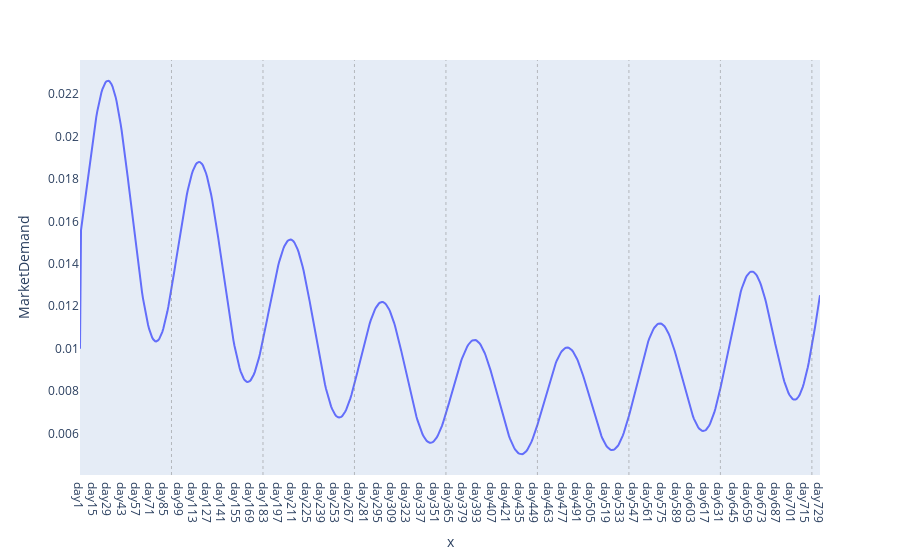
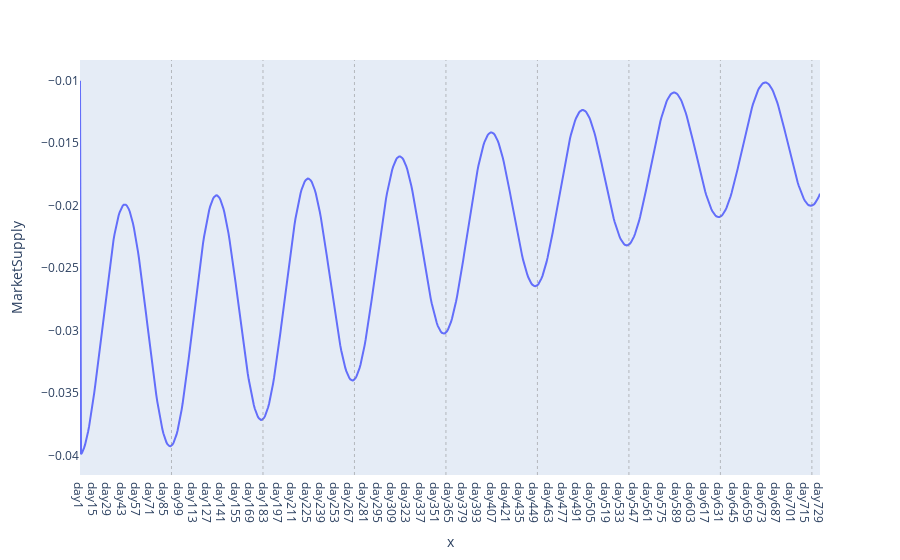
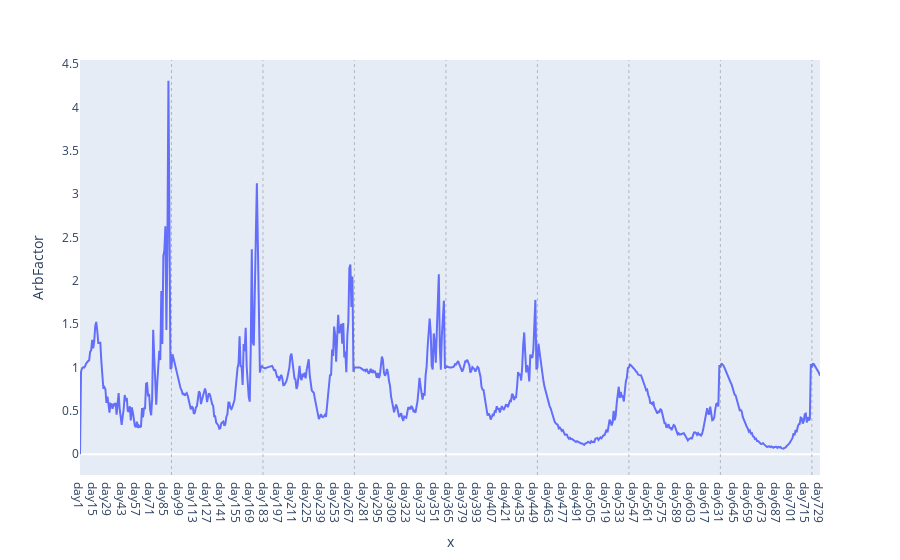
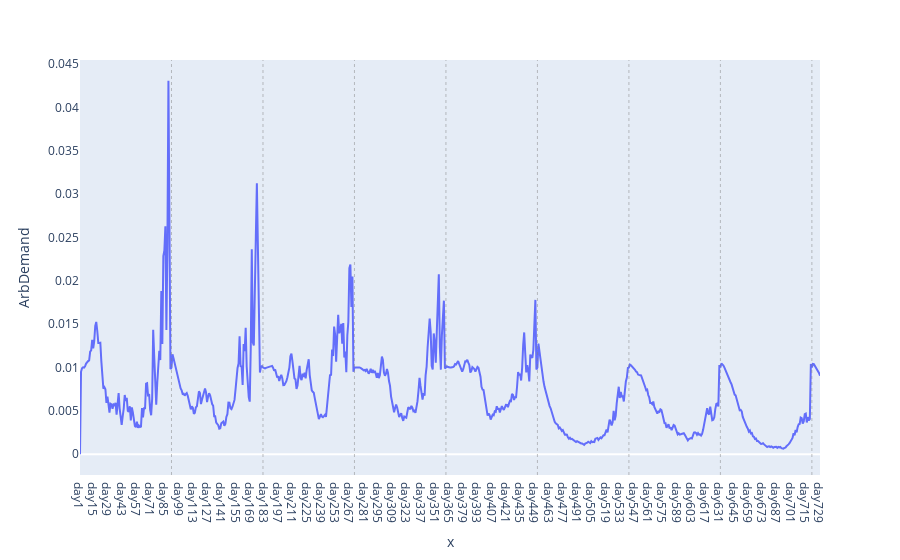

Here is the notebook cell these charts were saved with, in order:
### Code cell
#market dynamics variables

market_df = pd.DataFrame(columns = ['MarketDemand', 'MarketSupply', 'ArbFactor', 'ArbDemand', 'ArbSupply', 'UnwindDemand', 'UnwindSupply', 'TotalDemand', 'TotalSupply', 'NetTotal', 'NetArb']) 
for day, data in simulation.items():
    market_df.loc[day] = [data.market_demand, data.market_supply, data.arb_factor, data.arb_demand, data.arb_supply, data.unwind_demand, data.unwind_supply, data.total_demand, data.total_supply, data.total_net, data.net_arb]

for col in market_df.columns:
    fig = market_df.plot(x=df.index, y=market_df[col])
    fig.layout.update(xaxis=dict(showgrid=False), yaxis=dict(showgrid=False))
    for i in range (params.short_cycle, params.horizon, params.short_cycle):
        fig.add_vline(x=i, line_width=0.5, line_dash="dot", line_color="grey")
    fig.show()

### Figure 1 — Plotly figure (JSON) as saved in the notebook; plotly's stock layout.template omitted (floating-point values rounded to 4 significant figures; data arrays with more than 128 entries replaced by an {"elided": "..."} marker saying what was removed)
{"data": [{"hovertemplate": "x=%{x}<br>MarketDemand=%{y}<extra></extra>", "legendgroup": "", "line": {"color": "#636efa", "dash": "solid"}, "marker": {"symbol": "circle"}, "mode": "lines", "name": "", "orientation": "v", "showlegend": false, "type": "scatter", "x": {"elided": "729 str values"}, "xaxis": "x", "y": {"elided": "729 float values"}, "yaxis": "y"}], "layout": {"legend": {"tracegroupgap": 0}, "margin": {"t": 60}, "shapes": [{"line": {"color": "grey", "dash": "dot", "width": 0.5}, "type": "line", "x0": 90, "x1": 90, "xref": "x", "y0": 0, "y1": 1, "yref": "y domain"}, {"line": {"color": "grey", "dash": "dot", "width": 0.5}, "type": "line", "x0": 180, "x1": 180, "xref": "x", "y0": 0, "y1": 1, "yref": "y domain"}, {"line": {"color": "grey", "dash": "dot", "width": 0.5}, "type": "line", "x0": 270, "x1": 270, "xref": "x", "y0": 0, "y1": 1, "yref": "y domain"}, {"line": {"color": "grey", "dash": "dot", "width": 0.5}, "type": "line", "x0": 360, "x1": 360, "xref": "x", "y0": 0, "y1": 1, "yref": "y domain"}, {"line": {"color": "grey", "dash": "dot", "width": 0.5}, "type": "line", "x0": 450, "x1": 450, "xref": "x", "y0": 0, "y1": 1, "yref": "y domain"}, {"line": {"color": "grey", "dash": "dot", "width": 0.5}, "type": "line", "x0": 540, "x1": 540, "xref": "x", "y0": 0, "y1": 1, "yref": "y domain"}, {"line": {"color": "grey", "dash": "dot", "width": 0.5}, "type": "line", "x0": 630, "x1": 630, "xref": "x", "y0": 0, "y1": 1, "yref": "y domain"}, {"line": {"color": "grey", "dash": "dot", "width": 0.5}, "type": "line", "x0": 720, "x1": 720, "xref": "x", "y0": 0, "y1": 1, "yref": "y domain"}], "xaxis": {"anchor": "y", "domain": [0, 1], "showgrid": false, "title": {"text": "x"}}, "yaxis": {"anchor": "x", "domain": [0, 1], "showgrid": false, "title": {"text": "MarketDemand"}}}}

### Figure 2 — Plotly figure (JSON) as saved in the notebook; plotly's stock layout.template omitted (floating-point values rounded to 4 significant figures; data arrays with more than 128 entries replaced by an {"elided": "..."} marker saying what was removed)
{"data": [{"hovertemplate": "x=%{x}<br>MarketSupply=%{y}<extra></extra>", "legendgroup": "", "line": {"color": "#636efa", "dash": "solid"}, "marker": {"symbol": "circle"}, "mode": "lines", "name": "", "orientation": "v", "showlegend": false, "type": "scatter", "x": {"elided": "729 str values"}, "xaxis": "x", "y": {"elided": "729 float values"}, "yaxis": "y"}], "layout": {"legend": {"tracegroupgap": 0}, "margin": {"t": 60}, "shapes": [{"line": {"color": "grey", "dash": "dot", "width": 0.5}, "type": "line", "x0": 90, "x1": 90, "xref": "x", "y0": 0, "y1": 1, "yref": "y domain"}, {"line": {"color": "grey", "dash": "dot", "width": 0.5}, "type": "line", "x0": 180, "x1": 180, "xref": "x", "y0": 0, "y1": 1, "yref": "y domain"}, {"line": {"color": "grey", "dash": "dot", "width": 0.5}, "type": "line", "x0": 270, "x1": 270, "xref": "x", "y0": 0, "y1": 1, "yref": "y domain"}, {"line": {"color": "grey", "dash": "dot", "width": 0.5}, "type": "line", "x0": 360, "x1": 360, "xref": "x", "y0": 0, "y1": 1, "yref": "y domain"}, {"line": {"color": "grey", "dash": "dot", "width": 0.5}, "type": "line", "x0": 450, "x1": 450, "xref": "x", "y0": 0, "y1": 1, "yref": "y domain"}, {"line": {"color": "grey", "dash": "dot", "width": 0.5}, "type": "line", "x0": 540, "x1": 540, "xref": "x", "y0": 0, "y1": 1, "yref": "y domain"}, {"line": {"color": "grey", "dash": "dot", "width": 0.5}, "type": "line", "x0": 630, "x1": 630, "xref": "x", "y0": 0, "y1": 1, "yref": "y domain"}, {"line": {"color": "grey", "dash": "dot", "width": 0.5}, "type": "line", "x0": 720, "x1": 720, "xref": "x", "y0": 0, "y1": 1, "yref": "y domain"}], "xaxis": {"anchor": "y", "domain": [0, 1], "showgrid": false, "title": {"text": "x"}}, "yaxis": {"anchor": "x", "domain": [0, 1], "showgrid": false, "title": {"text": "MarketSupply"}}}}

### Figure 3 — Plotly figure (JSON) as saved in the notebook; plotly's stock layout.template omitted (floating-point values rounded to 4 significant figures; data arrays with more than 128 entries replaced by an {"elided": "..."} marker saying what was removed)
{"data": [{"hovertemplate": "x=%{x}<br>ArbFactor=%{y}<extra></extra>", "legendgroup": "", "line": {"color": "#636efa", "dash": "solid"}, "marker": {"symbol": "circle"}, "mode": "lines", "name": "", "orientation": "v", "showlegend": false, "type": "scatter", "x": {"elided": "729 str values"}, "xaxis": "x", "y": {"elided": "729 float values"}, "yaxis": "y"}], "layout": {"legend": {"tracegroupgap": 0}, "margin": {"t": 60}, "shapes": [{"line": {"color": "grey", "dash": "dot", "width": 0.5}, "type": "line", "x0": 90, "x1": 90, "xref": "x", "y0": 0, "y1": 1, "yref": "y domain"}, {"line": {"color": "grey", "dash": "dot", "width": 0.5}, "type": "line", "x0": 180, "x1": 180, "xref": "x", "y0": 0, "y1": 1, "yref": "y domain"}, {"line": {"color": "grey", "dash": "dot", "width": 0.5}, "type": "line", "x0": 270, "x1": 270, "xref": "x", "y0": 0, "y1": 1, "yref": "y domain"}, {"line": {"color": "grey", "dash": "dot", "width": 0.5}, "type": "line", "x0": 360, "x1": 360, "xref": "x", "y0": 0, "y1": 1, "yref": "y domain"}, {"line": {"color": "grey", "dash": "dot", "width": 0.5}, "type": "line", "x0": 450, "x1": 450, "xref": "x", "y0": 0, "y1": 1, "yref": "y domain"}, {"line": {"color": "grey", "dash": "dot", "width": 0.5}, "type": "line", "x0": 540, "x1": 540, "xref": "x", "y0": 0, "y1": 1, "yref": "y domain"}, {"line": {"color": "grey", "dash": "dot", "width": 0.5}, "type": "line", "x0": 630, "x1": 630, "xref": "x", "y0": 0, "y1": 1, "yref": "y domain"}, {"line": {"color": "grey", "dash": "dot", "width": 0.5}, "type": "line", "x0": 720, "x1": 720, "xref": "x", "y0": 0, "y1": 1, "yref": "y domain"}], "xaxis": {"anchor": "y", "domain": [0, 1], "showgrid": false, "title": {"text": "x"}}, "yaxis": {"anchor": "x", "domain": [0, 1], "showgrid": false, "title": {"text": "ArbFactor"}}}}

### Figure 4 — Plotly figure (JSON) as saved in the notebook; plotly's stock layout.template omitted (floating-point values rounded to 4 significant figures; data arrays with more than 128 entries replaced by an {"elided": "..."} marker saying what was removed)
{"data": [{"hovertemplate": "x=%{x}<br>ArbDemand=%{y}<extra></extra>", "legendgroup": "", "line": {"color": "#636efa", "dash": "solid"}, "marker": {"symbol": "circle"}, "mode": "lines", "name": "", "orientation": "v", "showlegend": false, "type": "scatter", "x": {"elided": "729 str values"}, "xaxis": "x", "y": {"elided": "729 float values"}, "yaxis": "y"}], "layout": {"legend": {"tracegroupgap": 0}, "margin": {"t": 60}, "shapes": [{"line": {"color": "grey", "dash": "dot", "width": 0.5}, "type": "line", "x0": 90, "x1": 90, "xref": "x", "y0": 0, "y1": 1, "yref": "y domain"}, {"line": {"color": "grey", "dash": "dot", "width": 0.5}, "type": "line", "x0": 180, "x1": 180, "xref": "x", "y0": 0, "y1": 1, "yref": "y domain"}, {"line": {"color": "grey", "dash": "dot", "width": 0.5}, "type": "line", "x0": 270, "x1": 270, "xref": "x", "y0": 0, "y1": 1, "yref": "y domain"}, {"line": {"color": "grey", "dash": "dot", "width": 0.5}, "type": "line", "x0": 360, "x1": 360, "xref": "x", "y0": 0, "y1": 1, "yref": "y domain"}, {"line": {"color": "grey", "dash": "dot", "width": 0.5}, "type": "line", "x0": 450, "x1": 450, "xref": "x", "y0": 0, "y1": 1, "yref": "y domain"}, {"line": {"color": "grey", "dash": "dot", "width": 0.5}, "type": "line", "x0": 540, "x1": 540, "xref": "x", "y0": 0, "y1": 1, "yref": "y domain"}, {"line": {"color": "grey", "dash": "dot", "width": 0.5}, "type": "line", "x0": 630, "x1": 630, "xref": "x", "y0": 0, "y1": 1, "yref": "y domain"}, {"line": {"color": "grey", "dash": "dot", "width": 0.5}, "type": "line", "x0": 720, "x1": 720, "xref": "x", "y0": 0, "y1": 1, "yref": "y domain"}], "xaxis": {"anchor": "y", "domain": [0, 1], "showgrid": false, "title": {"text": "x"}}, "yaxis": {"anchor": "x", "domain": [0, 1], "showgrid": false, "title": {"text": "ArbDemand"}}}}
